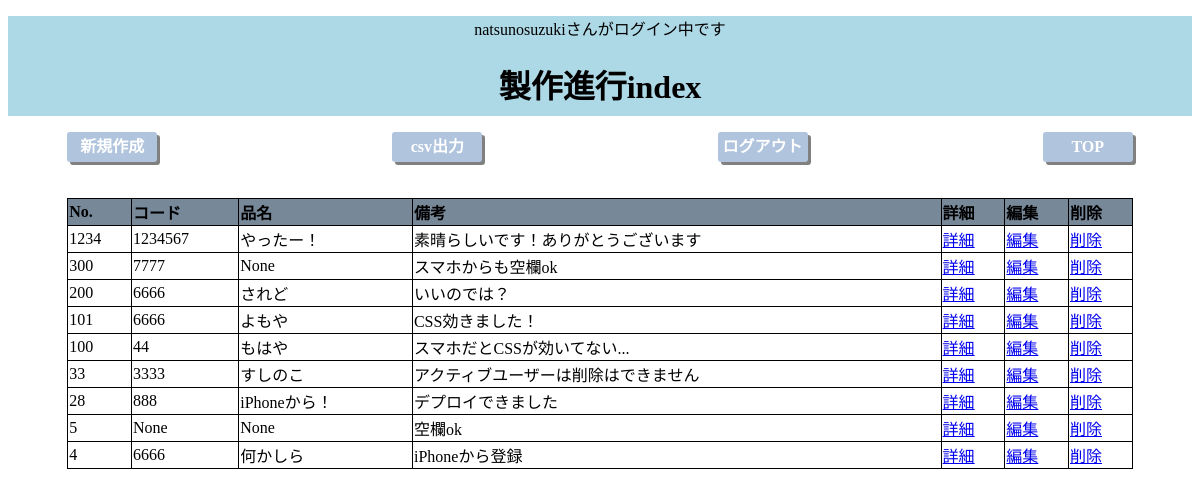
/progress/list (signed in), run on the app's committed database.
### indexapp/models.py (models this page shows, shortened)
class Progress(models.Model):
    number = models.IntegerField("No.", unique=True)
    code = models.IntegerField("コード", blank=True, null=True)
    name = models.CharField("品名", max_length=30, blank=True, null=True)
    quantity = models.IntegerField("数量", blank=True, null=True)
    unit = models.CharField("単位", max_length=30, blank=True, null=True)
    order = models.DateField("発注日", blank=True, null=True)
    prefer = models.DateField("希望納期", blank=True, null=True)
    fixed = models.DateField("確定納期", blank=True, null=True)
    description = models.TextField("備考", blank=True, null=True)

### indexapp/views.py (the view)
# urls.py: path("progress/list", ProgressIndex.as_view(), name="progress_list"),
class ProgressIndex(ListView):
    model = Progress
    context_object_name = "progress"
    ordering = ["-number"]
    def get(self, request, **kwargs):
        if not request.user.is_active:
            return redirect('/accounts/login/?next=%s' % request.path)
        return super().get(request)

### indexapp/templates/indexapp/progress_list.html
{% extends 'indexapp/base.html' %}
{% block header %}
    {% if request.user.is_authenticated %}
        <p>{{ user.username }}さんがログイン中です</p>
    {% endif %}
    <h1>製作進行index</h1>
{% endblock header %}
{% block content %}
<div class="menu">
    <p class="btn"><a href="{% url 'progress_create' %}">新規作成</a></p>
    <p class="btn"><a href="{% url 'progress_csv' %}">csv出力</a></p>
    <p class="btn"><a href="{% url 'logout' %}">ログアウト</a></p>
    <p class="btn"><a href="{% url 'top' %}">TOP</a></p>
</div>
<table>
    <thead>
        <tr class="border">
            <th scope="col">No.</th>
            <th scope="col">コード</th>
            <th scope="col">品名</th>
            <th scope="col">備考</th>
            <th scope="col">詳細</th>
            <th scope="col">編集</th>
            <th scope="col">削除</th>
        </tr>
    </thead>
    <tbody>
        {% for progress in progress %}
        <tr class="border">
            <td>{{ progress.number }}</td>
            <td>{{ progress.code }}</td>
            <td>{{ progress.name }}</td>
            <td>{{ progress.description }}</td>
            <td><a href="{% url 'progress_detail' progress.pk %}">詳細</a></td>
            <td><a href="{% url 'progress_update' progress.pk %}">編集</a></td>
            <td><a href="{% url 'progress_delete' progress.pk %}">削除</a></td>
        </tr>
        {% endfor %}
    </tbody>
</table>
{% endblock content %}

### indexapp/static/indexapp/base.css (style rules this page uses)
.menu { display: flex; width: 90%; margin: 0 auto; justify-content: space-between; }
.btn { width: 90px; height: 30px; background-color: lightsteelblue; border-radius: 3px; box-shadow: 3px 3px gray; text-align: center; line-height: 30px; }
.btn a { color: white; font-weight: bold; text-decoration: none; }
table { width: 90%; margin: 20px auto; border-collapse: collapse; }
thead { background-color: lightslategray; text-align: left; }
.border th, .border td { border: solid 1px; }

### data on the page
Progress: number "1234", code "1234567", name "やったー！", description "素晴らしいです！ありがとうございます"
Progress: number "300", code "7777", name "None", description "スマホからも空欄ok"
Progress: number "200", code "6666", name "されど", description "いいのでは？"
Progress: number "101", code "6666", name "よもや", description "CSS効きました！"
Progress: number "100", code "44", name "もはや", description "スマホだとCSSが効いてない..."
Progress: number "33", code "3333", name "すしのこ", description "アクティブユーザーは削除はできません"
Progress: number "28", code "888", name "iPhoneから！", description "デプロイできました"
Progress: number "5", code "None", name "None", description "空欄ok"
Progress: number "4", code "6666", name "何かしら", description "iPhoneから登録"

### other printed values
{{ user.username }} "natsunosuzuki"
